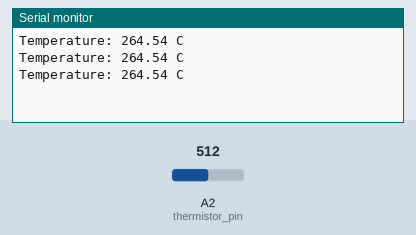
Simulated run of this sketch. Board: Arduino Uno, built with avr-gcc and run on an emulated ATmega328P. On the bench: the last lines printed to the serial monitor. The test bench sets the inputs (shaded band); at power-on: A2 (thermistor_pin) = 512.

Above: at 1.3 s.
1.4 s: A2 (thermistor_pin) set to 716
At 1.9 s:
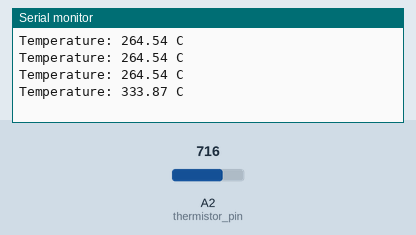
2.9 s: A2 (thermistor_pin) set to 900
At 3.4 s:
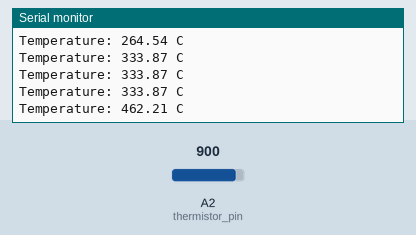
Timing chart, 0 to 5.9 s (numbered marks = the images above; inputs shaded):
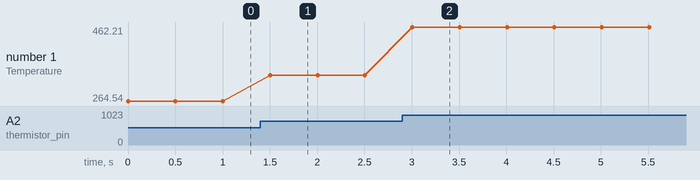

The sketch:

dev_temp.ino
```cpp
const int thermistor_pin = A2;
const int thermistor_extra_resistor = 5100;
const int thermistor_base_resistance = 3300;
const int thermistor_B_value = 3977;
const int thermistor_base_temperature = 298.15; // 25C in Kelvin
const float c1 = 1.009249522e-03, c2 = 2.378405444e-04, c3 = 2.019202697e-07;

int thermistor_extra_resistor_out;
float temperature, temperature_C, thermistor_resistance;

void setup() {
Serial.begin(9600);
}

void loop() {

  thermistor_extra_resistor_out = analogRead(thermistor_pin);
  thermistor_resistance = thermistor_extra_resistor * (1023.0 / (float)thermistor_extra_resistor_out - 1.0);


  temperature = thermistor_resistance / thermistor_base_resistance;
  temperature = log(temperature);
  temperature /= thermistor_B_value;
  temperature += 1 / (thermistor_base_temperature + 273.15);
  temperature = 1 / temperature;

  temperature_C = temperature - 273.15;

  // temperature = 1.0 / ((1 / thermistor_base_temperature) + ((log(thermistor_resistance)) / thermistor_B_value));
  // temperature_C = temperature - 273.15;


  Serial.print("Temperature: ");
  Serial.print(temperature_C);
  Serial.println(" C");

  delay(500);
}
```

Measured:
- after the input at 1.4 s, the serial monitor: prints a new line after 0.10 s (image 1)
- after the input at 2.9 s, the serial monitor: prints a new line after 0.11 s (image 2)
- plotted number 1: 264.54 → 333.87 after the input at 1.4 s, 333.87 → 462.21 after the input at 2.9 s
